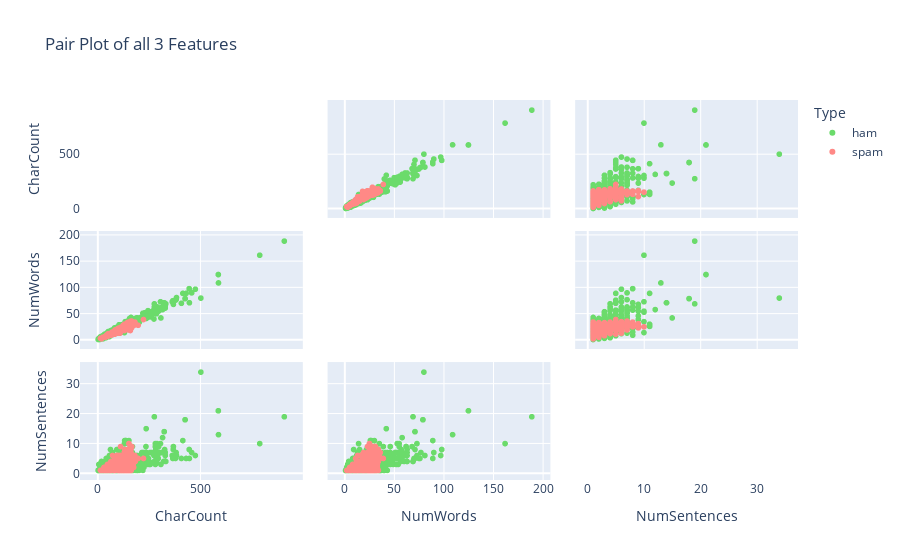

Here is the notebook cell this chart was saved with:
### Markdown cell above
### Scatter Plots of *CharCount*, *NumWords*, *NumSentence*

### Code cell
scatter_plot = px.scatter_matrix(df,
                                 dimensions=["CharCount", "NumWords", "NumSentences"],
                                 color = "Type",
                                 template = 'plotly',
                                 color_discrete_map = {'ham': '#6BDB6B', 'spam': '#FF8986'},
                                 title = "Pair Plot of all 3 Features",
                                 )
scatter_plot.update_traces(diagonal_visible=False)
scatter_plot.show()

### Figure 1 — Plotly figure (JSON) as saved in the notebook; plotly's stock layout.template omitted (floating-point values rounded to 4 significant figures; data arrays with more than 128 entries replaced by an {"elided": "..."} marker saying what was removed)
{"data": [{"diagonal": {"visible": false}, "dimensions": [{"axis": {"matches": true}, "label": "CharCount", "values": {"elided": "4827 int values"}}, {"axis": {"matches": true}, "label": "NumWords", "values": {"elided": "4827 int values"}}, {"axis": {"matches": true}, "label": "NumSentences", "values": {"elided": "4827 int values"}}], "hovertemplate": "Type=ham<br>%{xaxis.title.text}=%{x}<br>%{yaxis.title.text}=%{y}<extra></extra>", "legendgroup": "ham", "marker": {"color": "#6BDB6B", "symbol": "circle"}, "name": "ham", "showlegend": true, "type": "splom"}, {"diagonal": {"visible": false}, "dimensions": [{"axis": {"matches": true}, "label": "CharCount", "values": {"elided": "747 int values"}}, {"axis": {"matches": true}, "label": "NumWords", "values": {"elided": "747 int values"}}, {"axis": {"matches": true}, "label": "NumSentences", "values": {"elided": "747 int values"}}], "hovertemplate": "Type=spam<br>%{xaxis.title.text}=%{x}<br>%{yaxis.title.text}=%{y}<extra></extra>", "legendgroup": "spam", "marker": {"color": "#FF8986", "symbol": "circle"}, "name": "spam", "showlegend": true, "type": "splom"}], "layout": {"dragmode": "select", "legend": {"title": {"text": "Type"}, "tracegroupgap": 0}, "title": {"text": "Pair Plot of all 3 Features"}}}
